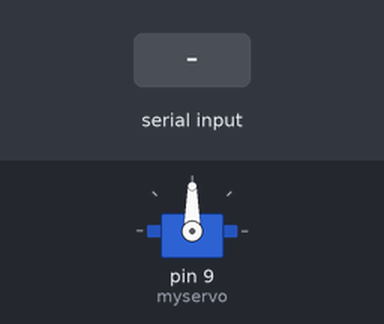
A sketch run on a simulated Arduino Uno, built with avr-gcc and run on an emulated ATmega328P. Shown: servo. The test bench sets the inputs (shaded band).

Above: at 1.2 s.
1.3 s: "90,45\n" received over Serial
At 2.4 s:
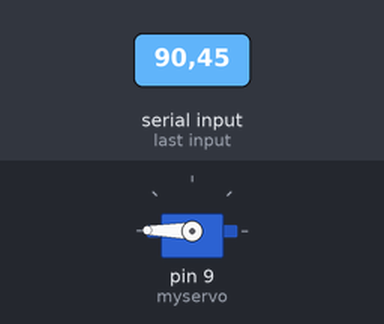
2.8 s: "5\n" received over Serial
At 3.4 s:
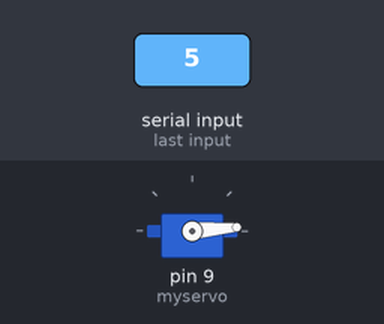
4.3 s: "30,150\n" received over Serial
At 4.8 s:
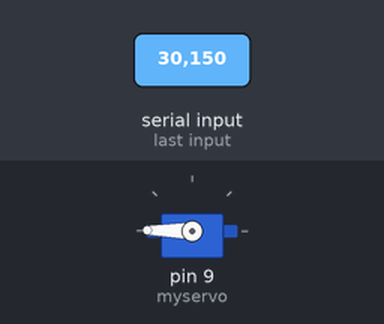
5.8 s: "90\n" received over Serial
At 7.0 s:
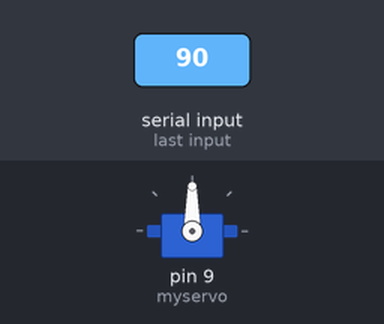
Timing chart, 0 to 8.3 s (numbered marks = the images above; inputs shaded):
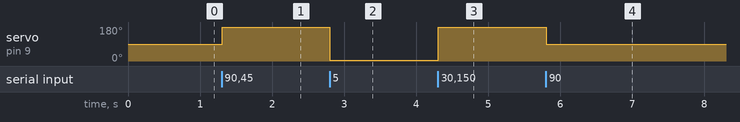

Measured:
- after the input at 1.3 s, servo on pin 9 (myservo): 90° → 179° at once
- after the input at 2.8 s, servo on pin 9 (myservo): 179° → 5° at once
- after the input at 4.3 s, servo on pin 9 (myservo): 5° → 179° at once
- after the input at 5.8 s, servo on pin 9 (myservo): 179° → 90° at once

The sketch:

move_servo.ino
```cpp
#include <Servo.h>
Servo myservo;         // Objeto Servo
String inString = "";  // Variable para guardar la información serial

void setup() {
  myservo.attach(9);   // Servo en pin 9
  Serial.begin(9600);  // Comenzar comunicacion serial en 9600 bps
}

void loop() {

  // Si hay datos, se ejecuta, si no, espera
  while (Serial.available() > 0) {

    // El serial se lee caracter por caracter
    int val = Serial.read();  // Lee y almacena en val

    // Si es dígito guardar en string
    if (isDigit(val)) {
      inString += (char)val;
    }

    // Checar el fin de línea
    if (val == '\n'){

      // Convertir de string a int para mover servo
      if (inString.toInt() > 179) {
        myservo.write(179);
      } else{
        myservo.write(inString.toInt()); // Convierte string val a int
      }
      delay(15);
      inString = ""; // Reset

    }
  }

}
```
